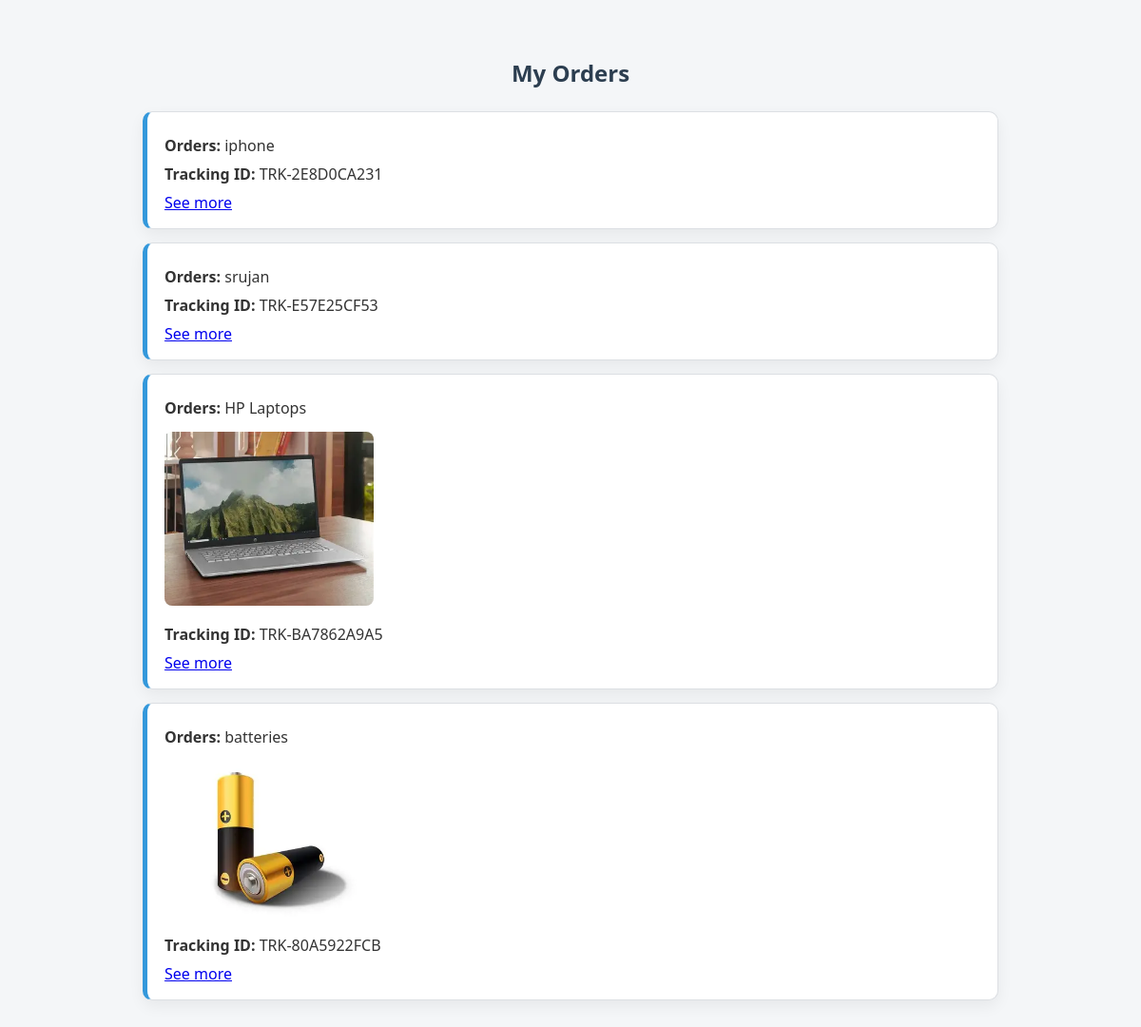
The app's page /karthik/track-orders/ (signed in), older data.
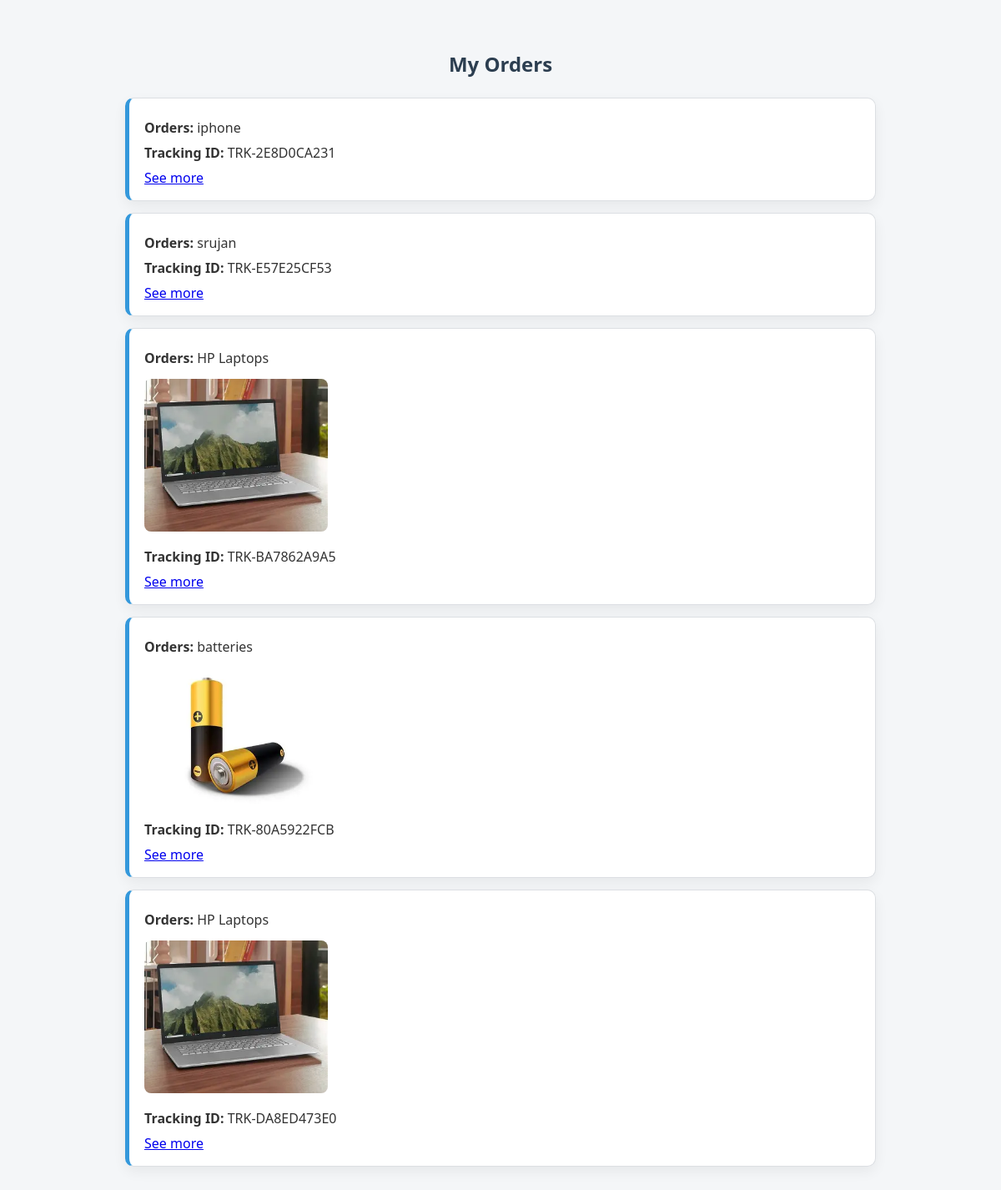
The same page, newer data.
### orders/models.py (models this page shows, shortened)
class Order(models.Model):
    STATUS_CHOICES = [
        ('Processing', 'Processing'),
        ('Shipped', 'Shipped'),
        ('Out for Delivery', 'Out for Delivery'),
        ('Delivered', 'Delivered'),
    ]
    user = models.ForeignKey(User, on_delete=models.CASCADE)
    product_name = models.CharField(max_length=200)
    product_image = models.ImageField(upload_to='orders/', null=True, blank=True)
    quantity = models.IntegerField()
    tracking_id = models.CharField(max_length=100)
    status = models.CharField(max_length=50, choices=STATUS_CHOICES, default='Processing')
    created_at = models.DateTimeField(auto_now_add=True)

### orders/views.py (the view)
# urls.py: path('track-orders/', track_orders, name='track_orders'),
@login_required
def track_orders(request):
    orders = Order.objects.filter(user=request.user)
    missing_image_names = [
        order.product_name for order in orders if not order.product_image
    ]
    fallback_images = {}
    if missing_image_names:
        products = (
            Shopping.objects.filter(Productname__in=missing_image_names)
            .exclude(image="")
            .exclude(image__isnull=True)
            .order_by("-id")
        )
        for product in products:
            if product.Productname not in fallback_images:
                fallback_images[product.Productname] = product.image.url
    for order in orders:
        if order.product_image:
            order.display_image_url = order.product_image.url
        else:
            order.display_image_url = fallback_images.get(order.product_name)
    return render(request, 'orders.html', {'orders': orders})

### templates/orders.html (shortened to what this page needs)
{% load static %}
<!DOCTYPE html>
<html>
<head>
    <link rel="stylesheet" href="{% static 'orders.css' %}">
    <link
        rel="stylesheet"
        href="https://unpkg.com/leaflet@1.9.4/dist/leaflet.css"
    >
</head>
<body>
<div class="orders-container">
<h2>My Orders</h2>
{% for order in orders %}
    <div class="order-card" data-order-id="{{ order.id }}" data-product-name="{{ order.product_name }}">
        <p><strong>Orders:</strong> {{ order.product_name }}</p>
        {% if order.display_image_url %}
        <img src="{{ order.display_image_url }}" alt="{{ order.product_name }}">
        {% endif %}
        <p><strong>Tracking ID:</strong> {{ order.tracking_id }}</p>
        <a href="{% url 'order_detail' order.id %}">See more</a>
    </div>
{% empty %}
    <p class="empty-text">No orders found.</p>
{% endfor %}
</div>
</body>
</html>

Row changes from the older to the newer data that the page shows:
added Order: product_name "HP Laptops", tracking_id "TRK-DA8ED473E0"
